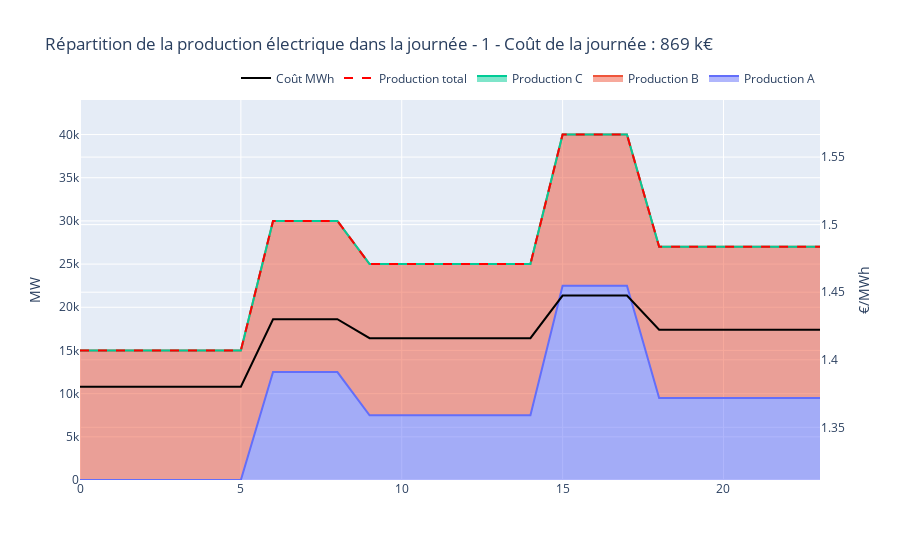

Notebook source saved alongside this figure:
### Code cell
from turtle import color
import plotly.graph_objects as go
from utils_viz import df_results, Results_viz
df = df_results(dict_N,dict_P,dict_Thermique,consommation)
fig = Results_viz(df,dict_Thermique)
A = 1
fig.update_layout(
    title = f"Répartition de la production électrique dans la journée - {A} - Coût de la journée : {int(np.around(model.ObjVal/1000,0))} k€"
)
fig.show()
fig.write_html(f"HTML/Répartition de la production électrique dans la journée - {A}.html")
df.to_csv(f"CSV/Résultats - {A}.csv",index=False)

### Figure 1 — Plotly figure (JSON) as saved in the notebook; plotly's stock layout.template omitted (floating-point values rounded to 4 significant figures)
{"data": [{"name": "Production A", "stackgroup": "one", "type": "scatter", "x": [0, 1, 2, 3, 4, 5, 6, 7, 8, 9, 10, 11, 12, 13, 14, 15, 16, 17, 18, 19, 20, 21, 22, 23], "y": [0, 0, 0, 0, 0, 0, 12500, 12500, 12500, 7500, 7500, 7500, 7500, 7500, 7500, 22500, 22500, 22500, 9500, 9500, 9500, 9500, 9500, 9500]}, {"name": "Production B", "stackgroup": "one", "type": "scatter", "x": [0, 1, 2, 3, 4, 5, 6, 7, 8, 9, 10, 11, 12, 13, 14, 15, 16, 17, 18, 19, 20, 21, 22, 23], "y": [15000, 15000, 15000, 15000, 15000, 15000, 17500, 17500, 17500, 17500, 17500, 17500, 17500, 17500, 17500, 17500, 17500, 17500, 17500, 17500, 17500, 17500, 17500, 17500]}, {"name": "Production C", "stackgroup": "one", "type": "scatter", "x": [0, 1, 2, 3, 4, 5, 6, 7, 8, 9, 10, 11, 12, 13, 14, 15, 16, 17, 18, 19, 20, 21, 22, 23], "y": [0, 0, 0, 0, 0, 0, 0, 0, 0, 0, 0, 0, 0, 0, 0, 0, 0, 0, 0, 0, 0, 0, 0, 0]}, {"line": {"color": "red", "dash": "dash"}, "name": "Production total", "type": "scatter", "x": [0, 1, 2, 3, 4, 5, 6, 7, 8, 9, 10, 11, 12, 13, 14, 15, 16, 17, 18, 19, 20, 21, 22, 23], "y": [15000, 15000, 15000, 15000, 15000, 15000, 30000, 30000, 30000, 25000, 25000, 25000, 25000, 25000, 25000, 40000, 40000, 40000, 27000, 27000, 27000, 27000, 27000, 27000]}, {"line": {"color": "black"}, "name": "Coût MWh", "type": "scatter", "x": [0, 1, 2, 3, 4, 5, 6, 7, 8, 9, 10, 11, 12, 13, 14, 15, 16, 17, 18, 19, 20, 21, 22, 23], "y": [1.38, 1.38, 1.38, 1.38, 1.38, 1.38, 1.43, 1.43, 1.43, 1.416, 1.416, 1.416, 1.416, 1.416, 1.416, 1.448, 1.448, 1.448, 1.422, 1.422, 1.422, 1.422, 1.422, 1.422], "yaxis": "y2"}], "layout": {"hovermode": "x", "legend": {"orientation": "h", "x": 1, "xanchor": "right", "y": 1.02, "yanchor": "bottom"}, "title": {"text": "Répartition de la production électrique dans la journée - 1 - Coût de la journée : 869 k€"}, "yaxis": {"range": [0, 44000], "title": {"text": "MW"}}, "yaxis2": {"anchor": "free", "overlaying": "y", "position": 1, "range": [1.311, 1.592], "side": "right", "title": {"text": "€/MWh"}}}}
